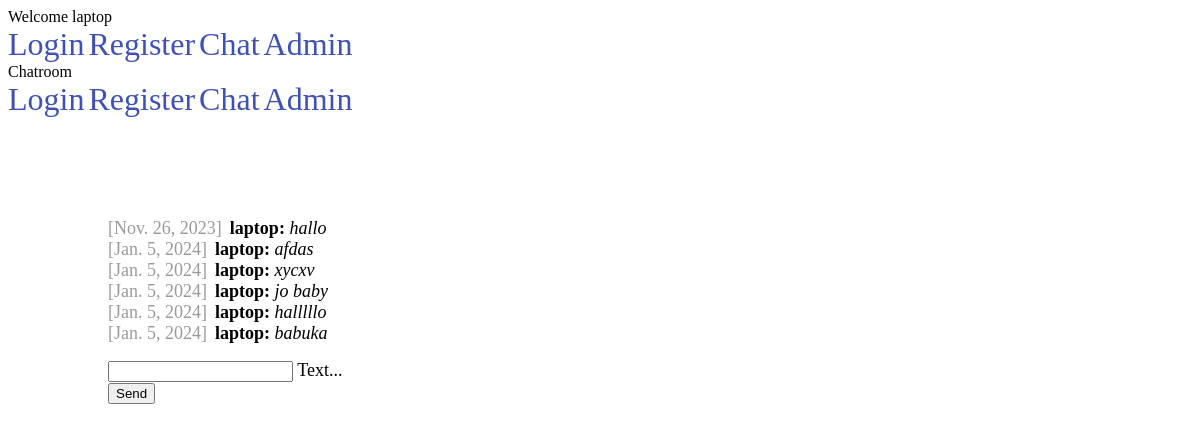
Page /chat/ (signed in) on the earlier database version.
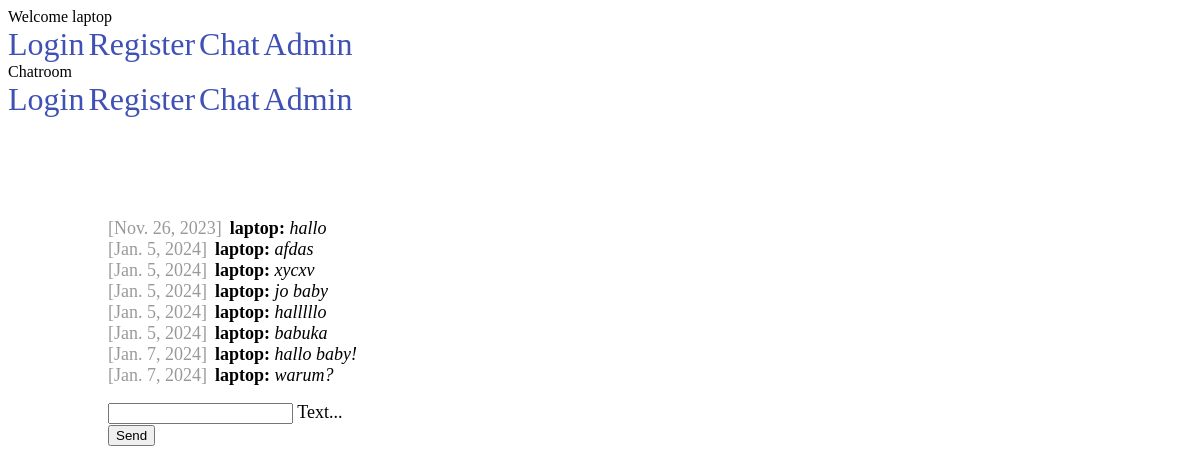
Same page on the later database version.
### chat/models.py (models this page shows)
class Message(models.Model):
    text = models.CharField(max_length=500)
    created_at = models.DateField(default = date.today)
    chat = models.ForeignKey(Chat, on_delete=models.CASCADE, related_name='chat_message_set', default=None, blank=True, null=True)
    author = models.ForeignKey(settings.AUTH_USER_MODEL, on_delete=models.CASCADE, related_name='author_message_set')
    receiver = models.ForeignKey(settings.AUTH_USER_MODEL, on_delete=models.CASCADE, related_name='receiver_message_set')

### chat/views.py (the view)
# urls.py: path('chat/', index),
@login_required(login_url = '/login/')
def index(request):
   myChat = Chat.objects.get(id=1)
   if request.method == 'POST' and request.POST.get('textmessage', '') != '':
        print("Recived data: " + request.POST['textmessage'])
        myChat = Chat.objects.get(id=1)
        Message.objects.create(text=request.POST['textmessage'], chat=myChat, author=request.user, receiver=request.user)
   chatMessages = Message.objects.filter(chat__id=1)
   return render(request, 'chat/index.html', {'messages': chatMessages})

### chat/templates/chat/index.html (shortened to what this page needs)
{% extends "base.html" %}
{% block content %}
{% if request.user.is_authenticated %}
{% for message in messages %}
  <div>
    <span class="color-gray">[{{ message.created_at }}]</span><b>{{ message.author }}:</b> <i>{{ message.text }}</i>
  </div>
{% endfor %}
<form action="/chat/" method="post">
  <div style="margin-top: 16px;" class="mdl-textfield mdl-js-textfield mdl-textfield--floating-label">
    <input class="mdl-textfield__input" name="textmessage" type="text" id="sample3" />
    <label class="mdl-textfield__label" for="sample3">Text...</label>
  </div>
  <div>
    <button  class="mdl-button mdl-js-button mdl-button--raised mdl-js-ripple-effect mdl-button--accent">Send</button>
  </div>
</form>
{% else %}
  <h1>Nicht eigeloggt</h1>
  <p>Du bist aktuell nicht eingelogt, <br>
  bitte <a href="/login/">hier</a> einlogen.</p>
{% endif %}
{% endblock %}

Differences in the rows shown:
added Message: created_at "Jan. 7, 2024", author "laptop", text "hallo baby!"
added Message: created_at "Jan. 7, 2024", author "laptop", text "warum?"
